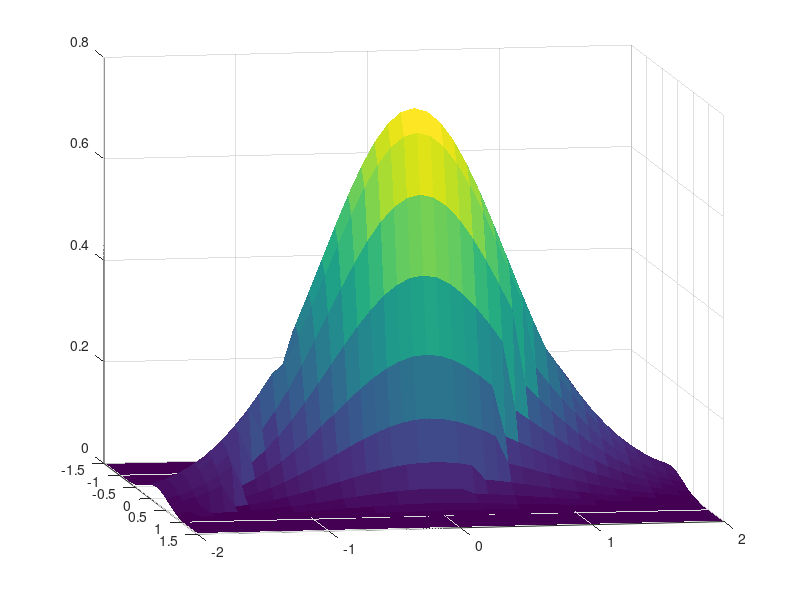

Here is the MATLAB script that generated this plot:
[x,y]=meshgrid(-1.5:.1:1.5,-2:.1:2);
z= 0.5457*exp(-0.75*y.^2-3.75*x.^2-1.5*x).*(x+y>1)+...
    0.7575*exp(-y.^2-6*x.^2).*((x+y>-1) & (x+y<=1))+...
    0.5457*exp(-0.75*y.^2-3.75*x.^2+1.5*x).*(x+y<=-1);
surf(x,y,z), set(gca,'xlim',[-1.5 1.5]); shading flat

view(80,10), set(gca,'xlim',[-1.5 1.5])